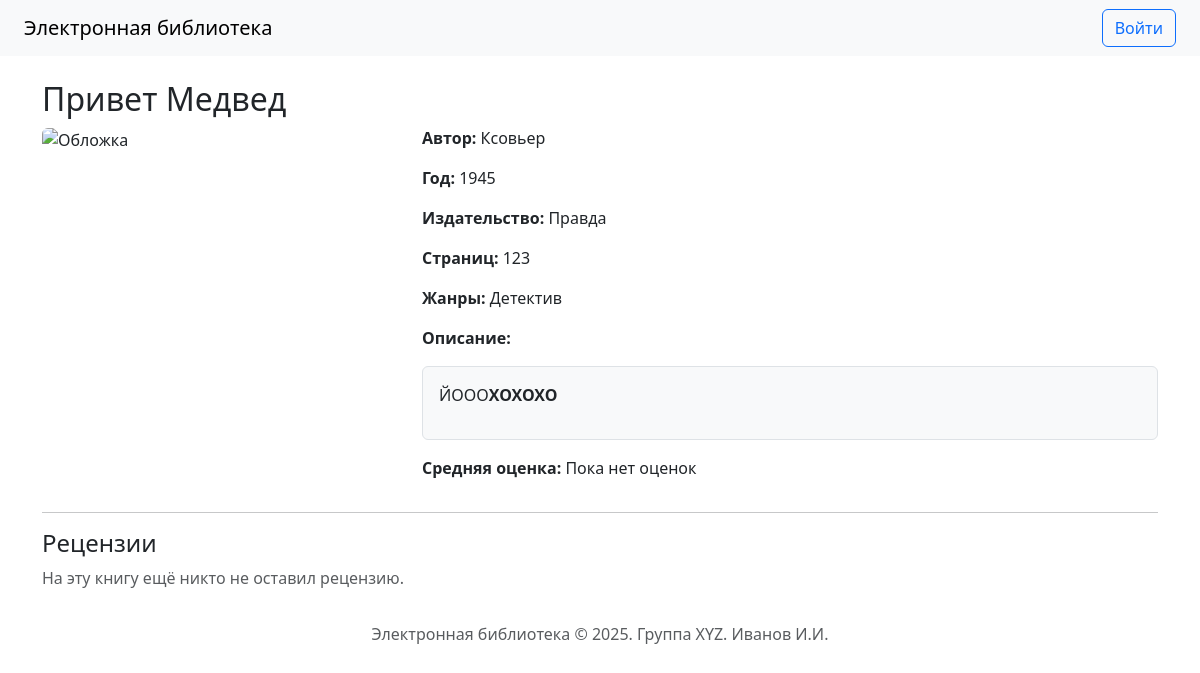
Before: /book/6 with the older database file.
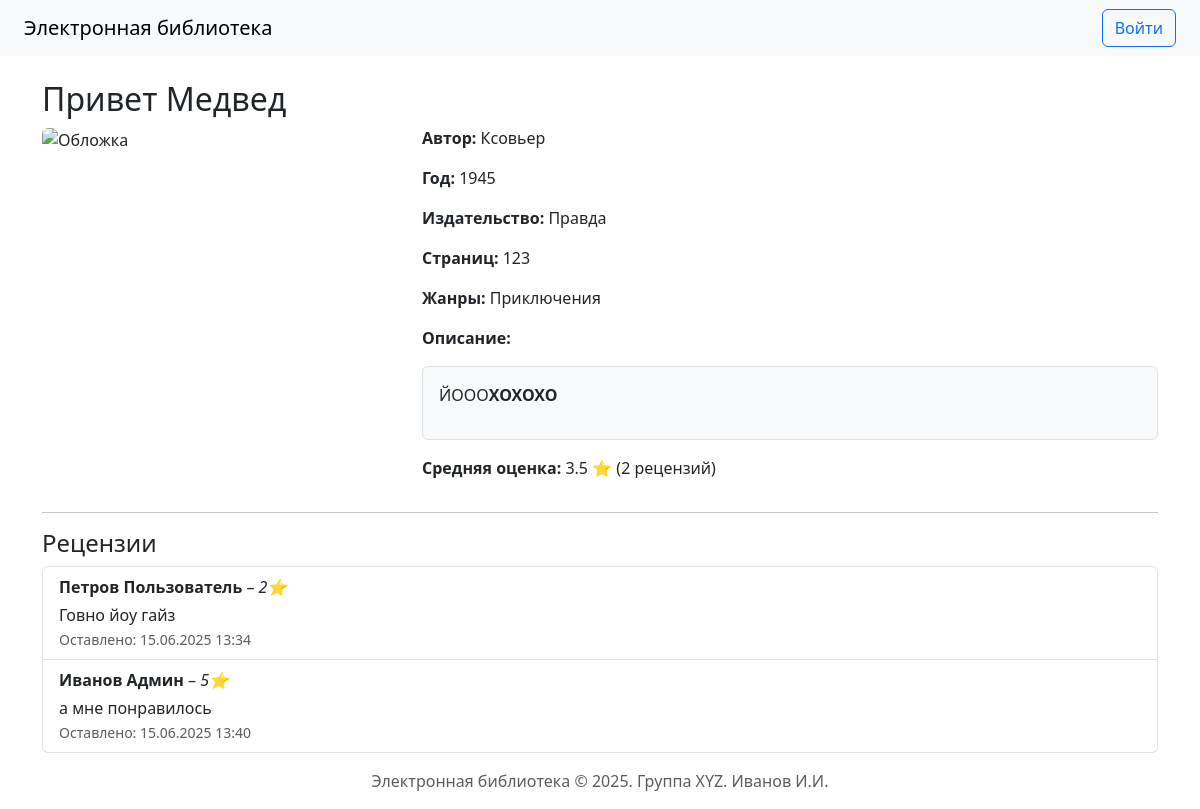
After: the same page with the newer database file.
### app/models.py (models this page shows, shortened)
class Book(db.Model):
    id = db.Column(db.Integer, primary_key=True)
    title = db.Column(db.String(255), nullable=False)
    description = db.Column(db.Text, nullable=False)
    year = db.Column(db.Integer, nullable=False)
    publisher = db.Column(db.String(255), nullable=False)
    author = db.Column(db.String(255), nullable=False)
    pages = db.Column(db.Integer, nullable=False)
    cover_id = db.Column(db.Integer, db.ForeignKey('cover.id'), nullable=True)
    genres = db.relationship('Genre', secondary=book_genre, backref=db.backref('books', lazy='dynamic'))
    reviews = db.relationship('Review', backref='book', lazy=True, cascade="all, delete-orphan")
    def average_rating(self):
        if not self.reviews:
            return None
        return round(sum([r.rating for r in self.reviews]) / len(self.reviews), 1)
    def review_count(self):
        return len(self.reviews)

class Review(db.Model):
    id = db.Column(db.Integer, primary_key=True)
    book_id = db.Column(db.Integer, db.ForeignKey('book.id', ondelete='CASCADE'), nullable=False)
    user_id = db.Column(db.Integer, db.ForeignKey('user.id', ondelete='CASCADE'), nullable=False)
    rating = db.Column(db.Integer, nullable=False)
    text = db.Column(db.Text, nullable=False)
    created_at = db.Column(db.DateTime, default=datetime.utcnow, nullable=False)

class User(UserMixin, db.Model):
    id = db.Column(db.Integer, primary_key=True)
    login = db.Column(db.String(64), unique=True, nullable=False)
    password_hash = db.Column(db.String(128), nullable=False)
    last_name = db.Column(db.String(64), nullable=False)
    first_name = db.Column(db.String(64), nullable=False)
    middle_name = db.Column(db.String(64), nullable=True)
    role_id = db.Column(db.Integer, db.ForeignKey('role.id'), nullable=False)
    reviews = db.relationship('Review', backref='user', lazy=True, cascade="all, delete")
    collections = db.relationship('Collection', backref='user', lazy=True, cascade="all, delete")
    def get_full_name(self):
        return f'{self.last_name} {self.first_name} {self.middle_name or ""}'.strip()

### app/routes/books.py (the view)
@bp.route('/book/<int:id>')
def view(id):
    book = Book.query.get_or_404(id)
    book.description_html = markdown.markdown(book.description or "")
    return render_template('books/view.html', book=book)

### app/templates/books/view.html (shortened to what this page needs)
{% extends 'base.html' %}
{% block content %}
<h2>{{ book.title }}</h2>
<div class="row">
    <div class="col-md-4">
        <img src="{{ url_for('static', filename='uploads/cover_' ~ book.cover.id) if book.cover else url_for('static', filename='uploads/no-image-large.jpg') }}"
             alt="Обложка"
             class="img-fluid rounded">
    </div>
    <div class="col-md-8">
        <p><strong>Автор:</strong> {{ book.author }}</p>
        <p><strong>Год:</strong> {{ book.year }}</p>
        <p><strong>Издательство:</strong> {{ book.publisher }}</p>
        <p><strong>Страниц:</strong> {{ book.pages }}</p>
        <p><strong>Жанры:</strong> {{ book.genres | map(attribute='name') | join(', ') }}</p>
        <p><strong>Описание:</strong></p>
        <div class="border rounded p-3 bg-light">
            {{ book.description_html | safe }}
        </div>
        <p class="mt-3"><strong>Средняя оценка:</strong>
            {% if book.average_rating() %}
                {{ book.average_rating() }} ⭐ ({{ book.review_count() }} рецензий)
            {% else %}
                Пока нет оценок
            {% endif %}
        </p>
    </div>
</div>
<hr>
<h4>Рецензии</h4>
{% if book.reviews %}
    <ul class="list-group">
        {% for review in book.reviews %}
            <li class="list-group-item">
                <strong>{{ review.user.get_full_name() }}</strong> – <em>{{ review.rating }}⭐</em><br>
                <div class="mt-1">{{ review.text | safe }}</div>
                <small class="text-muted">Оставлено: {{ review.created_at.strftime('%d.%m.%Y %H:%M') }}</small>
            </li>
        {% endfor %}
    </ul>
{% else %}
    <p class="text-muted">На эту книгу ещё никто не оставил рецензию.</p>
{% endif %}
{% endblock %}

### app/templates/base.html (shortened to what this page needs)
<!DOCTYPE html>
<html lang="ru">
<head>
    <link rel="stylesheet" href="https://cdn.jsdelivr.net/npm/bootstrap@5.3.0/dist/css/bootstrap.min.css">
    <link rel="stylesheet" href="https://cdn.jsdelivr.net/npm/easymde/dist/easymde.min.css">
</head>
<body>
<nav class="navbar navbar-expand-lg navbar-light bg-light px-4">
    <a class="navbar-brand" href="{{ url_for('books.index') }}">Электронная библиотека</a>
    <div class="collapse navbar-collapse">
        <ul class="navbar-nav ms-auto">
            {% if current_user.is_authenticated %}
                <li class="nav-item">
                    <span class="navbar-text me-2">{{ current_user.get_full_name() }}</span>
                </li>
                <li class="nav-item">
                    <a class="btn btn-outline-secondary" href="{{ url_for('auth.logout') }}">Выйти</a>
                </li>
            {% else %}
                <li class="nav-item">
                    <a class="btn btn-outline-primary" href="{{ url_for('auth.login') }}">Войти</a>
                </li>
            {% endif %}
        </ul>
    </div>
</nav>
<div class="container mt-4">
    {% block content %}{% endblock %}
</div>
<footer class="text-center text-muted py-3">
    Электронная библиотека &copy; 2025. Группа XYZ. Иванов И.И.
</footer>
</body>
</html>

Changed rows visible on the page:
added Review: average_rating "3.5", user.get_full_name "Петров Пользователь", rating "2", text "Говно йоу гайз", created_at "15.06.2025 13:34"
added Review: user.get_full_name "Иванов Админ", rating "5", text "а мне понравилось", created_at "15.06.2025 13:40"
Other visible differences:
{{ book.genres | map(attribute='name') | join(', ') }}: "Детектив" → "Приключения"
{{ book.review_count() }}: (not shown) → "2"
text no longer shown: "Пока нет оценок На эту книгу ещё никто не оставил рецензию."
text now shown: "⭐ ( рецензий)"
